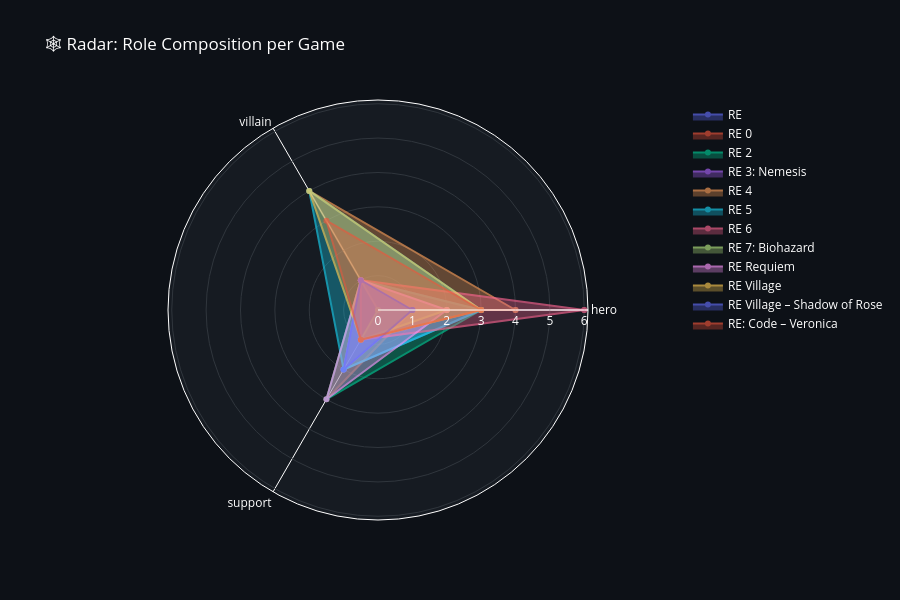

Notebook code for this chart:
### Code cell
radar_data = role_dist.copy()
fig_radar = go.Figure()
categories = [c for c in ['hero', 'villain', 'support'] if c in radar_data.columns]

for _, row in radar_data.iterrows():
    vals = [row.get(c, 0) for c in categories]
    vals += vals[:1]  # close polygon
    fig_radar.add_trace(go.Scatterpolar(
        r=vals, theta=categories + [categories[0]],
        fill='toself', name=row['game_title'].replace('Resident Evil', 'RE'),
        opacity=0.65
    ))

fig_radar.update_layout(
    polar=dict(radialaxis=dict(visible=True, gridcolor='#30363d'),
               bgcolor='#161b22'),
    showlegend=True, paper_bgcolor='#0d1117', font_color='white',
    title='🕸 Radar: Role Composition per Game', height=600
)
fig_radar.show()

### Figure 1 — Plotly figure (JSON) as saved in the notebook; plotly's stock layout.template omitted (floating-point values rounded to 4 significant figures)
{"data": [{"fill": "toself", "name": "RE", "opacity": 0.65, "r": [3, 1, 2, 3], "theta": ["hero", "villain", "support", "hero"], "type": "scatterpolar"}, {"fill": "toself", "name": "RE 0", "opacity": 0.65, "r": [1, 1, 3, 1], "theta": ["hero", "villain", "support", "hero"], "type": "scatterpolar"}, {"fill": "toself", "name": "RE 2", "opacity": 0.65, "r": [3, 1, 3, 3], "theta": ["hero", "villain", "support", "hero"], "type": "scatterpolar"}, {"fill": "toself", "name": "RE 3: Nemesis", "opacity": 0.65, "r": [1, 1, 2, 1], "theta": ["hero", "villain", "support", "hero"], "type": "scatterpolar"}, {"fill": "toself", "name": "RE 4", "opacity": 0.65, "r": [4, 4, 0, 4], "theta": ["hero", "villain", "support", "hero"], "type": "scatterpolar"}, {"fill": "toself", "name": "RE 5", "opacity": 0.65, "r": [3, 4, 2, 3], "theta": ["hero", "villain", "support", "hero"], "type": "scatterpolar"}, {"fill": "toself", "name": "RE 6", "opacity": 0.65, "r": [6, 1, 1, 6], "theta": ["hero", "villain", "support", "hero"], "type": "scatterpolar"}, {"fill": "toself", "name": "RE 7: Biohazard", "opacity": 0.65, "r": [2, 0, 1, 2], "theta": ["hero", "villain", "support", "hero"], "type": "scatterpolar"}, {"fill": "toself", "name": "RE Requiem", "opacity": 0.65, "r": [2, 1, 3, 2], "theta": ["hero", "villain", "support", "hero"], "type": "scatterpolar"}, {"fill": "toself", "name": "RE Village", "opacity": 0.65, "r": [3, 4, 1, 3], "theta": ["hero", "villain", "support", "hero"], "type": "scatterpolar"}, {"fill": "toself", "name": "RE Village – Shadow of Rose", "opacity": 0.65, "r": [1, 1, 2, 1], "theta": ["hero", "villain", "support", "hero"], "type": "scatterpolar"}, {"fill": "toself", "name": "RE: Code – Veronica", "opacity": 0.65, "r": [3, 3, 1, 3], "theta": ["hero", "villain", "support", "hero"], "type": "scatterpolar"}], "layout": {"font": {"color": "white"}, "height": 600, "paper_bgcolor": "#0d1117", "polar": {"bgcolor": "#161b22", "radialaxis": {"gridcolor": "#30363d", "visible": true}}, "showlegend": true, "title": {"text": "🕸 Radar: Role Composition per Game"}}}
